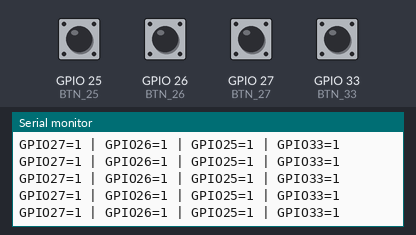
This sketch was run on a simulated ESP32. Shown: the last lines printed to the serial monitor. The test bench sets the inputs (shaded band); at power-on: GPIO 25 (BTN_25), GPIO 26 (BTN_26), GPIO 27 (BTN_27), GPIO 33 (BTN_33) HIGH.

Above: at 1.2 s.
1.3 s: GPIO 25 (BTN_25) pulled LOW for 0.25 s
At 1.56 s:
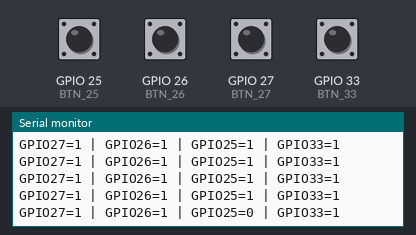
3.0 s: GPIO 26 (BTN_26) pulled LOW for 0.25 s
At 3.16 s:
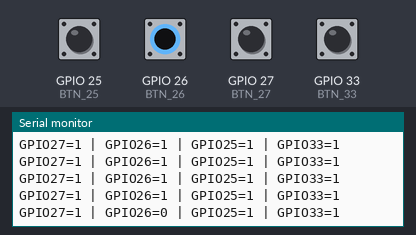
4.7 s: GPIO 27 (BTN_27) pulled LOW for 0.25 s
At 4.96 s:
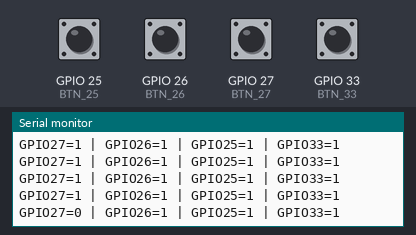
6.4 s: GPIO 33 (BTN_33) pulled LOW for 0.25 s
At 6.56 s:
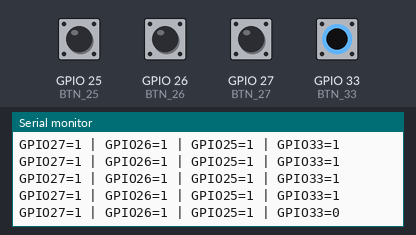

Measured:
- after the input at 1.3 s, the serial monitor: prints a new line after 0.10 s (image 1)
- after the input at 3.0 s, the serial monitor: prints a new line at once (image 2)
- after the input at 4.7 s, the serial monitor: prints a new line after 0.11 s (image 3)
- after the input at 6.4 s, the serial monitor: prints a new line at once (image 4)

The sketch:

test-button-frontpanel.ino
```cpp
#include <Arduino.h>

// ===============================
// BUTTON PIN
// ===============================
#define BTN_27 27
#define BTN_26 26
#define BTN_25 25
#define BTN_33 33


void setup()
{
    Serial.begin(115200);

    pinMode(BTN_27, INPUT_PULLUP);
    pinMode(BTN_26, INPUT_PULLUP);
    pinMode(BTN_25, INPUT_PULLUP);
    pinMode(BTN_33, INPUT_PULLUP);

    Serial.println("Button Test Start");
}


void loop()
{
    int b27 = digitalRead(BTN_27);
    int b26 = digitalRead(BTN_26);
    int b25 = digitalRead(BTN_25);
    int b33 = digitalRead(BTN_33);

    Serial.print("GPIO27=");
    Serial.print(b27);

    Serial.print(" | GPIO26=");
    Serial.print(b26);

    Serial.print(" | GPIO25=");
    Serial.print(b25);

    Serial.print(" | GPIO33=");
    Serial.println(b33);

    delay(200);
}
```
